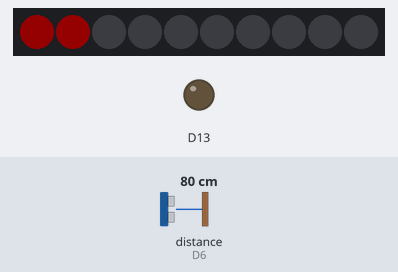
The sketch below on a simulated Adafruit Circuit Playground Express. Shown: 10 RGB LEDs in strip order, left to right, output pins drawn as LEDs (lit = HIGH). Wiring (inferred from the names in the program): ultrasonic range finder: trigger D12; echo D6. The inputs (shaded band) are chosen by the test bench; at power-on: distance to the obstacle (sensor on D6) 80 cm. The echo pulse lasts 58.3 µs per cm; dim RGB values are drawn brighter than linear; pins used as bus, display or sensor lines are not drawn.

Above: at 1.2 s.
1.3 s: distance to the obstacle (sensor on D6) set to 11 cm
At 1.8 s:
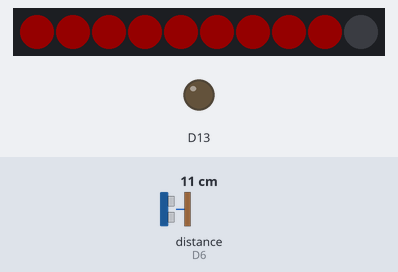
2.8 s: distance to the obstacle (sensor on D6) set to 8 cm
At 3.3 s:
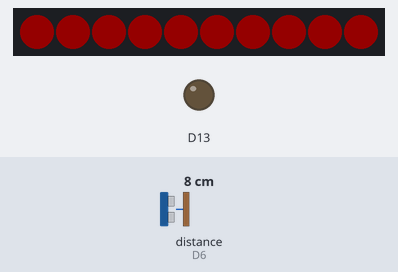
4.3 s: distance to the obstacle (sensor on D6) set to 120 cm
At 4.9 s:
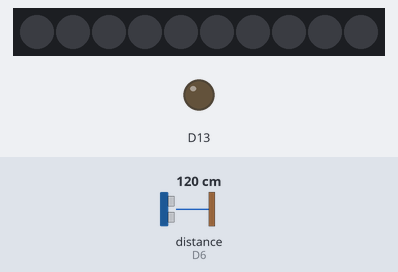
5.8 s: distance to the obstacle (sensor on D6) set to 2 cm
At 6.8 s:
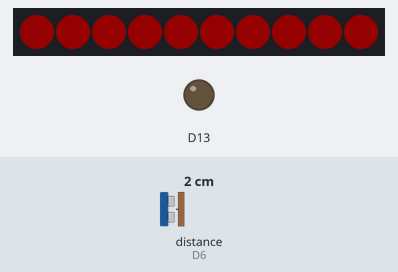
7.3 s: distance to the obstacle (sensor on D6) set to 18 cm
At 8.7 s:
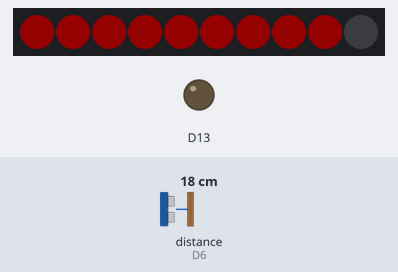
Timing chart, 0 to 9.8 s (numbered marks = the images above; inputs shaded):
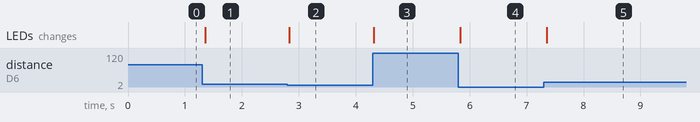

Measured:
- the behaviour switches between 10 and 9 cm on distance to the obstacle (sensor on D6) (found by bisection; images 1 and 2)
- after the input at 1.3 s, the LEDs: change after 0.06 s (image 1)
- after the input at 2.8 s, the LEDs: change at once (image 2)
- after the input at 4.3 s, the LEDs: change at once (image 3)
- after the input at 5.8 s, the LEDs: change at once (image 4)
- after the input at 7.3 s, the LEDs: change after 0.06 s (image 5)

The sketch:

echodistance.ino
```cpp
#include <Adafruit_CircuitPlayground.h>

#define ECHO_PIN 6    // Echo Pin on HR-S04
#define TRIG_PIN 12    // Trigger Pin on HR-S04
#define YELLOW 255    // Value of Green (in RGB) to make NeoPixel look yellow
#define MAX_RANGE 200 // Maximum allowed sensor distance (in cm)
#define MIN_RANGE 0   // Minimum allowed sensor distance (in cm) -- note sensor is not capable of reading 0 cm

long pulseLength_us; // pulseLength_us of pulse length (in microseconds)
long distance_cm;    // Calculated distance of reported object (in centimeters)

/* Note than an int (16 bits) is large enough to hold the maximum color_value (51000 when MAX_RANGE = 200
   but if MAX_RANGE is significantly larger (over 257) then a larger variable may be needed) */
int color_value;     // Used to vary NeoPixel color from yellow (255) to red (0)
int threshold = 10;
int red = 0;
int maxrange = threshold * 11;

void setup() {
  CircuitPlayground.begin();
  pinMode(TRIG_PIN, OUTPUT);
  pinMode(ECHO_PIN, INPUT);
}

void loop() {
  /* The following TRIG_PIN/ECHO_PIN cycle is used to determine the
    distance of the nearest object by bouncing soundwaves off of it. */
  digitalWrite(TRIG_PIN, LOW);
  delayMicroseconds(2);

  digitalWrite(TRIG_PIN, HIGH);
  delayMicroseconds(10);

  digitalWrite(TRIG_PIN, LOW);
  pulseLength_us = pulseIn(ECHO_PIN, HIGH);

  //Calculate the distance (in cm) based on the speed of sound.
  distance_cm = pulseLength_us / 58.2;

  if (distance_cm < maxrange || distance_cm > MIN_RANGE) {
    for (int i = 0; i < 10; i++) {
      if ((maxrange - distance_cm) > threshold * (i + 1)) {
        red = 255;
      } else {
        red = 0;
      }
      CircuitPlayground.setPixelColor(i , red, 0, 0);
    }
  }

  //Delay 50ms before next reading.
  delay(50);
}
```
